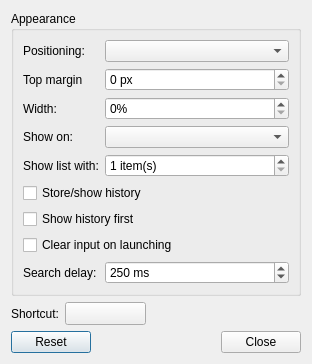
<?xml version="1.0" encoding="UTF-8"?>
<ui version="4.0">
 <class>ConfigureDialog</class>
 <widget class="QDialog" name="ConfigureDialog">
  <property name="geometry">
   <rect>
    <x>0</x>
    <y>0</y>
    <width>312</width>
    <height>278</height>
   </rect>
  </property>
  <property name="windowTitle">
   <string>Runner Settings</string>
  </property>
  <layout class="QVBoxLayout" name="verticalLayout">
   <item>
    <widget class="QGroupBox" name="groupBox">
     <property name="title">
      <string>Appearance</string>
     </property>
     <layout class="QFormLayout" name="formLayout_2">
      <item row="0" column="0">
       <widget class="QLabel" name="label">
        <property name="text">
         <string>Positioning:</string>
        </property>
       </widget>
      </item>
      <item row="0" column="1">
       <widget class="QComboBox" name="positionCbx"/>
      </item>
      <item row="1" column="0">
       <widget class="QLabel" name="marginLabel">
        <property name="text">
         <string>Top margin</string>
        </property>
       </widget>
      </item>
      <item row="1" column="1">
       <widget class="QSpinBox" name="marginSB">
        <property name="suffix">
         <string> px</string>
        </property>
       </widget>
      </item>
      <item row="2" column="0">
       <widget class="QLabel" name="widthLabel">
        <property name="text">
         <string>Width:</string>
        </property>
       </widget>
      </item>
      <item row="2" column="1">
       <widget class="QSpinBox" name="widthSB">
        <property name="toolTip">
         <string>With multiple screens, if the window is shown on the focused screen,
this value is only for the smallest screen. The minimum width is 400 px.</string>
        </property>
        <property name="suffix">
         <string>%</string>
        </property>
        <property name="maximum">
         <number>100</number>
        </property>
       </widget>
      </item>
      <item row="3" column="0">
       <widget class="QLabel" name="label_2">
        <property name="text">
         <string>Show on:</string>
        </property>
       </widget>
      </item>
      <item row="3" column="1">
       <widget class="QComboBox" name="monitorCbx"/>
      </item>
      <item row="4" column="0">
       <widget class="QLabel" name="label_4">
        <property name="toolTip">
         <string>&lt;b&gt;Note&lt;/b&gt;: The size of top-level widgets are constrained to 2/3 of the desktop's height and width.</string>
        </property>
        <property name="text">
         <string>Show list with:</string>
        </property>
       </widget>
      </item>
      <item row="4" column="1">
       <widget class="QSpinBox" name="listShownItemsSB">
        <property name="suffix">
         <string> item(s)</string>
        </property>
        <property name="minimum">
         <number>1</number>
        </property>
       </widget>
      </item>
      <item row="5" column="0" colspan="2">
       <widget class="QCheckBox" name="historyUseCb">
        <property name="text">
         <string>Store/show history</string>
        </property>
       </widget>
      </item>
      <item row="6" column="0" colspan="2">
       <widget class="QCheckBox" name="historyFirstCb">
        <property name="text">
         <string>Show history first</string>
        </property>
       </widget>
      </item>
       <item row="7" column="0" colspan="2">
        <widget class="QCheckBox" name="clearCb">
         <property name="text">
          <string>Clear input on launching</string>
         </property>
        </widget>
       </item>
        <item row="8" column="0">
         <widget class="QLabel" name="searchDelayLabel">
          <property name="text">
           <string>Search delay:</string>
          </property>
         </widget>
        </item>
       <item row="8" column="1">
        <widget class="QSpinBox" name="searchDelaySB">
         <property name="suffix">
          <string> ms</string>
         </property>
         <property name="minimum">
          <number>0</number>
         </property>
         <property name="maximum">
          <number>2000</number>
         </property>
         <property name="singleStep">
          <number>50</number>
         </property>
         <property name="value">
          <number>250</number>
         </property>
        </widget>
       </item>
      </layout>
    </widget>
   </item>
   <item>
    <layout class="QHBoxLayout" name="horizontalLayout">
     <item>
      <layout class="QFormLayout" name="formLayout">
       <property name="fieldGrowthPolicy">
        <enum>QFormLayout::ExpandingFieldsGrow</enum>
       </property>
       <item row="0" column="0">
        <widget class="QLabel" name="labelShortcut">
         <property name="text">
          <string>Shortcut:</string>
         </property>
        </widget>
       </item>
       <item row="0" column="1">
        <widget class="ShortcutSelector" name="shortcutEd">
         <property name="minimumSize">
          <size>
           <width>81</width>
           <height>0</height>
          </size>
         </property>
         <property name="text">
          <string/>
         </property>
        </widget>
       </item>
      </layout>
     </item>
     <item>
      <spacer name="horizontalSpacer">
       <property name="orientation">
        <enum>Qt::Horizontal</enum>
       </property>
       <property name="sizeHint" stdset="0">
        <size>
         <width>40</width>
         <height>20</height>
        </size>
       </property>
      </spacer>
     </item>
    </layout>
   </item>
   <item>
    <spacer name="verticalSpacer">
     <property name="orientation">
      <enum>Qt::Vertical</enum>
     </property>
     <property name="sizeHint" stdset="0">
      <size>
       <width>20</width>
       <height>38</height>
      </size>
     </property>
    </spacer>
   </item>
   <item>
    <widget class="QDialogButtonBox" name="buttonBox">
     <property name="orientation">
      <enum>Qt::Horizontal</enum>
     </property>
     <property name="standardButtons">
      <set>QDialogButtonBox::Close|QDialogButtonBox::Reset</set>
     </property>
    </widget>
   </item>
  </layout>
 </widget>
 <customwidgets>
  <customwidget>
   <class>ShortcutSelector</class>
   <extends>QToolButton</extends>
   <header location="global">LXQtGlobalKeysUi/ShortcutSelector</header>
  </customwidget>
 </customwidgets>
 <resources/>
 <connections>
  <connection>
   <sender>buttonBox</sender>
   <signal>accepted()</signal>
   <receiver>ConfigureDialog</receiver>
   <slot>accept()</slot>
   <hints>
    <hint type="sourcelabel">
     <x>248</x>
     <y>254</y>
    </hint>
    <hint type="destinationlabel">
     <x>157</x>
     <y>274</y>
    </hint>
   </hints>
  </connection>
  <connection>
   <sender>buttonBox</sender>
   <signal>rejected()</signal>
   <receiver>ConfigureDialog</receiver>
   <slot>reject()</slot>
   <hints>
    <hint type="sourcelabel">
     <x>316</x>
     <y>260</y>
    </hint>
    <hint type="destinationlabel">
     <x>286</x>
     <y>274</y>
    </hint>
   </hints>
  </connection>
  <connection>
   <sender>historyUseCb</sender>
   <signal>toggled(bool)</signal>
   <receiver>historyFirstCb</receiver>
   <slot>setEnabled(bool)</slot>
   <hints>
    <hint type="sourcelabel">
     <x>155</x>
     <y>114</y>
    </hint>
    <hint type="destinationlabel">
     <x>155</x>
     <y>143</y>
    </hint>
   </hints>
  </connection>
 </connections>
</ui>
